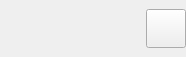
<?xml version="1.0" encoding="UTF-8"?>
<ui version="4.0">
 <class>partMainSpindle</class>
 <widget class="QWidget" name="partMainSpindle">
  <property name="geometry">
   <rect>
    <x>0</x>
    <y>0</y>
    <width>186</width>
    <height>57</height>
   </rect>
  </property>
  <property name="windowTitle">
   <string>Form</string>
  </property>
  <layout class="QHBoxLayout" name="horizontalLayout">
   <property name="leftMargin">
    <number>0</number>
   </property>
   <property name="topMargin">
    <number>0</number>
   </property>
   <property name="rightMargin">
    <number>0</number>
   </property>
   <property name="bottomMargin">
    <number>0</number>
   </property>
   <item>
    <widget class="SliderBox" name="slbSpindle" native="true">
     <property name="sizePolicy">
      <sizepolicy hsizetype="Expanding" vsizetype="Preferred">
       <horstretch>0</horstretch>
       <verstretch>0</verstretch>
      </sizepolicy>
     </property>
    </widget>
   </item>
   <item>
    <widget class="StyledToolButton" name="cmdSpindle">
     <property name="enabled">
      <bool>true</bool>
     </property>
     <property name="toolTip">
      <string>Spindle on/off</string>
     </property>
     <property name="icon">
      <iconset resource="../../../resources/images.qrc">
       <normaloff>:/images/cutter.png</normaloff>:/images/cutter.png</iconset>
     </property>
     <property name="iconSize">
      <size>
       <width>32</width>
       <height>32</height>
      </size>
     </property>
     <property name="checkable">
      <bool>true</bool>
     </property>
     <property name="adjustSize" stdset="0">
      <bool>true</bool>
     </property>
    </widget>
   </item>
  </layout>
 </widget>
 <customwidgets>
  <customwidget>
   <class>StyledToolButton</class>
   <extends>QToolButton</extends>
   <header>styledtoolbutton.h</header>
  </customwidget>
  <customwidget>
   <class>SliderBox</class>
   <extends>QWidget</extends>
   <header>sliderbox.h</header>
   <container>1</container>
   <slots>
    <slot>click()</slot>
   </slots>
  </customwidget>
 </customwidgets>
 <resources>
  <include location="../../../resources/images.qrc"/>
 </resources>
 <connections/>
</ui>
